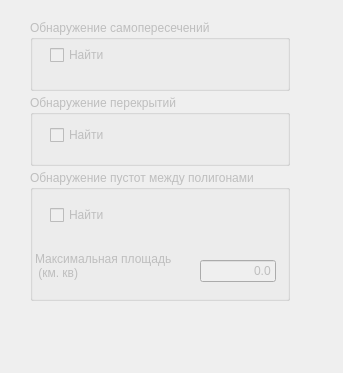
<?xml version="1.0" encoding="UTF-8"?>
<ui version="4.0">
 <class>Dialog</class>
 <widget class="QDialog" name="Dialog">
  <property name="geometry">
   <rect>
    <x>0</x>
    <y>0</y>
    <width>343</width>
    <height>373</height>
   </rect>
  </property>
  <property name="windowTitle">
   <string>Dialog</string>
  </property>
  <widget class="QGroupBox" name="gr_bx_intersect">
   <property name="enabled">
    <bool>false</bool>
   </property>
   <property name="geometry">
    <rect>
     <x>30</x>
     <y>20</y>
     <width>260</width>
     <height>71</height>
    </rect>
   </property>
   <property name="title">
    <string>Обнаружение самопересечений</string>
   </property>
   <widget class="QCheckBox" name="ch_self_intersect">
    <property name="geometry">
     <rect>
      <x>20</x>
      <y>25</y>
      <width>81</width>
      <height>20</height>
     </rect>
    </property>
    <property name="text">
     <string>Найти</string>
    </property>
   </widget>
   <widget class="QWidget" name="verticalLayoutWidget">
    <property name="geometry">
     <rect>
      <x>185</x>
      <y>15</y>
      <width>51</width>
      <height>46</height>
     </rect>
    </property>
    <layout class="QVBoxLayout" name="wg_style_Symbol">
     <property name="spacing">
      <number>1</number>
     </property>
     <property name="sizeConstraint">
      <enum>QLayout::SetFixedSize</enum>
     </property>
    </layout>
   </widget>
  </widget>
  <widget class="QGroupBox" name="gr_bx_area_intersect">
   <property name="enabled">
    <bool>false</bool>
   </property>
   <property name="geometry">
    <rect>
     <x>30</x>
     <y>95</y>
     <width>260</width>
     <height>71</height>
    </rect>
   </property>
   <property name="title">
    <string>Обнаружение перекрытий</string>
   </property>
   <widget class="QCheckBox" name="ch_poly_intersect">
    <property name="geometry">
     <rect>
      <x>20</x>
      <y>30</y>
      <width>81</width>
      <height>20</height>
     </rect>
    </property>
    <property name="text">
     <string>Найти</string>
    </property>
   </widget>
   <widget class="QWidget" name="verticalLayoutWidget_2">
    <property name="geometry">
     <rect>
      <x>185</x>
      <y>15</y>
      <width>51</width>
      <height>46</height>
     </rect>
    </property>
    <layout class="QVBoxLayout" name="wg_style_Area_intersect">
     <property name="spacing">
      <number>1</number>
     </property>
     <property name="sizeConstraint">
      <enum>QLayout::SetFixedSize</enum>
     </property>
    </layout>
   </widget>
  </widget>
  <widget class="QGroupBox" name="gr_bx_area">
   <property name="enabled">
    <bool>false</bool>
   </property>
   <property name="geometry">
    <rect>
     <x>30</x>
     <y>170</y>
     <width>260</width>
     <height>131</height>
    </rect>
   </property>
   <property name="title">
    <string>Обнаружение пустот между полигонами</string>
   </property>
   <widget class="QCheckBox" name="ch_gap_polygon">
    <property name="geometry">
     <rect>
      <x>20</x>
      <y>35</y>
      <width>81</width>
      <height>20</height>
     </rect>
    </property>
    <property name="text">
     <string>Найти</string>
    </property>
   </widget>
   <widget class="QWidget" name="verticalLayoutWidget_3">
    <property name="geometry">
     <rect>
      <x>185</x>
      <y>30</y>
      <width>51</width>
      <height>46</height>
     </rect>
    </property>
    <layout class="QVBoxLayout" name="wg_style_Area_gap">
     <property name="spacing">
      <number>1</number>
     </property>
     <property name="sizeConstraint">
      <enum>QLayout::SetFixedSize</enum>
     </property>
    </layout>
   </widget>
   <widget class="QLabel" name="label_2">
    <property name="geometry">
     <rect>
      <x>5</x>
      <y>80</y>
      <width>156</width>
      <height>31</height>
     </rect>
    </property>
    <property name="text">
     <string>Максимальная площадь
 (км. кв)</string>
    </property>
   </widget>
   <widget class="QLineEdit" name="ln_e_area_max">
    <property name="geometry">
     <rect>
      <x>170</x>
      <y>90</y>
      <width>76</width>
      <height>22</height>
     </rect>
    </property>
    <property name="text">
     <string>0.0</string>
    </property>
    <property name="alignment">
     <set>Qt::AlignRight|Qt::AlignTrailing|Qt::AlignVCenter</set>
    </property>
   </widget>
  </widget>
 </widget>
 <resources/>
 <connections/>
</ui>
